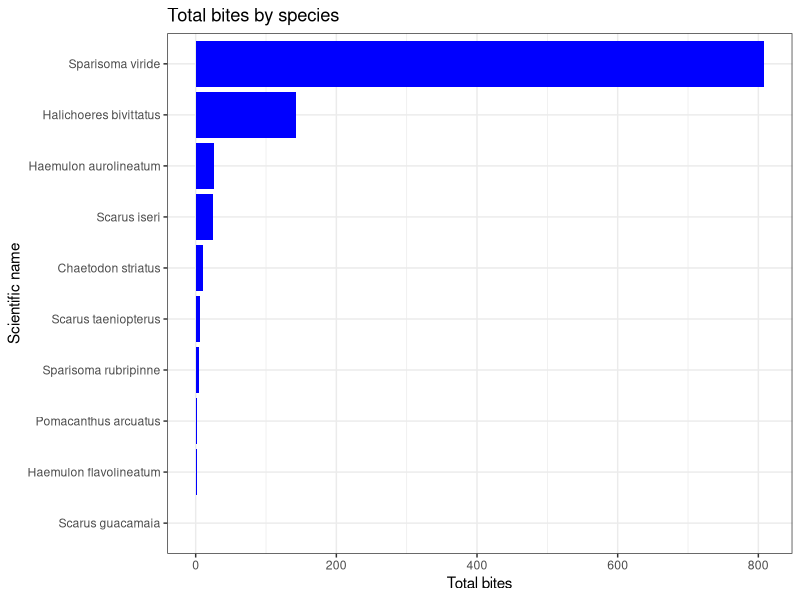
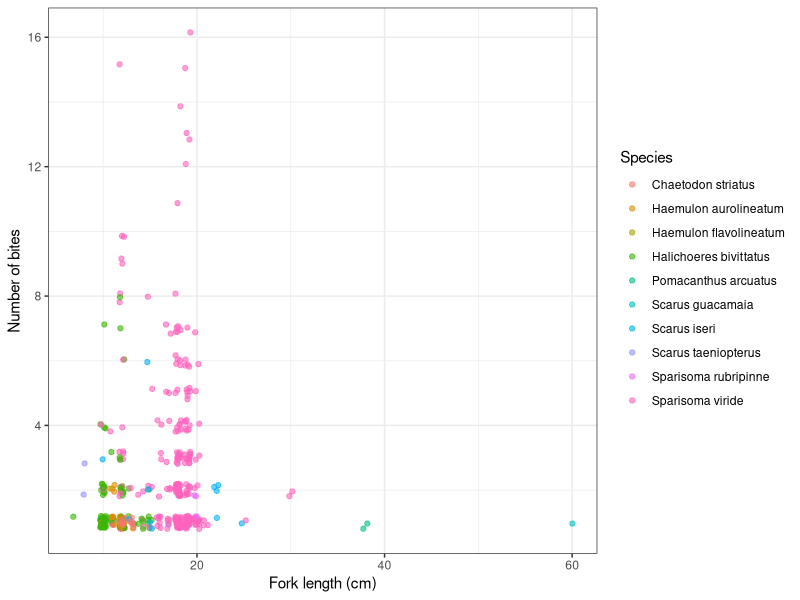
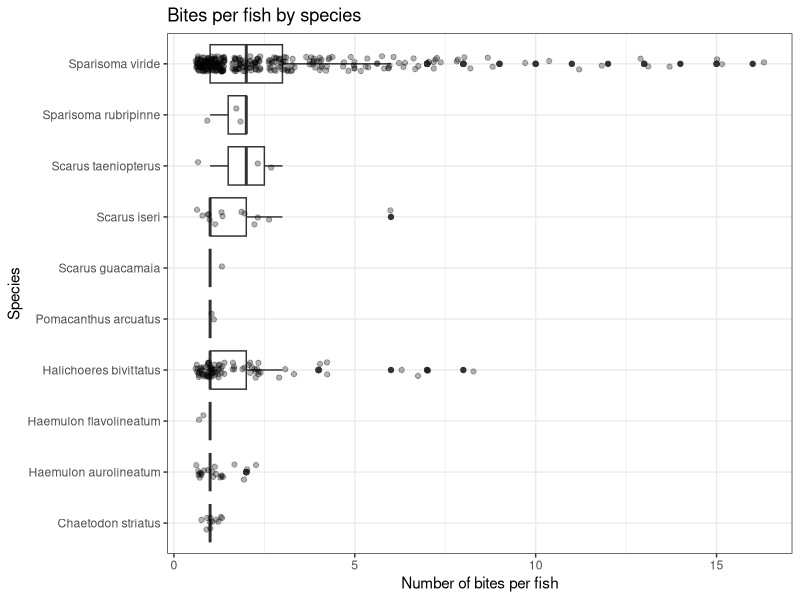
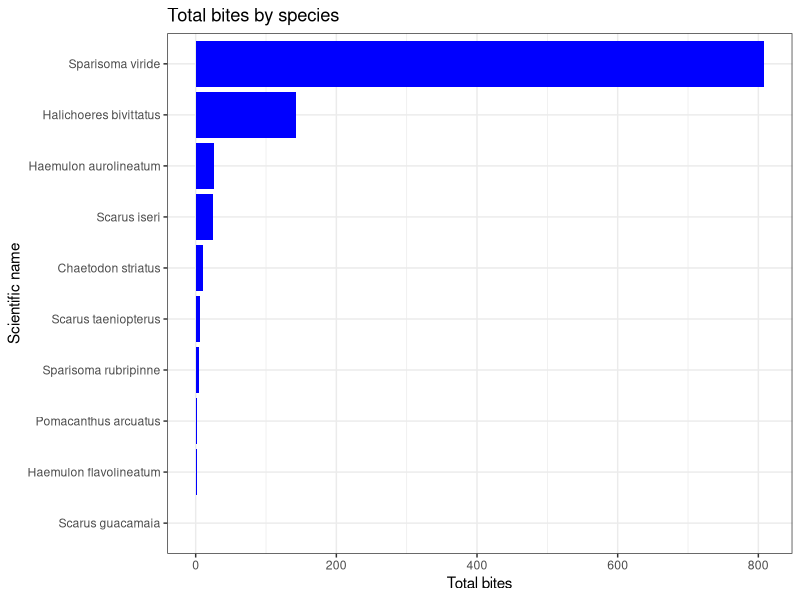
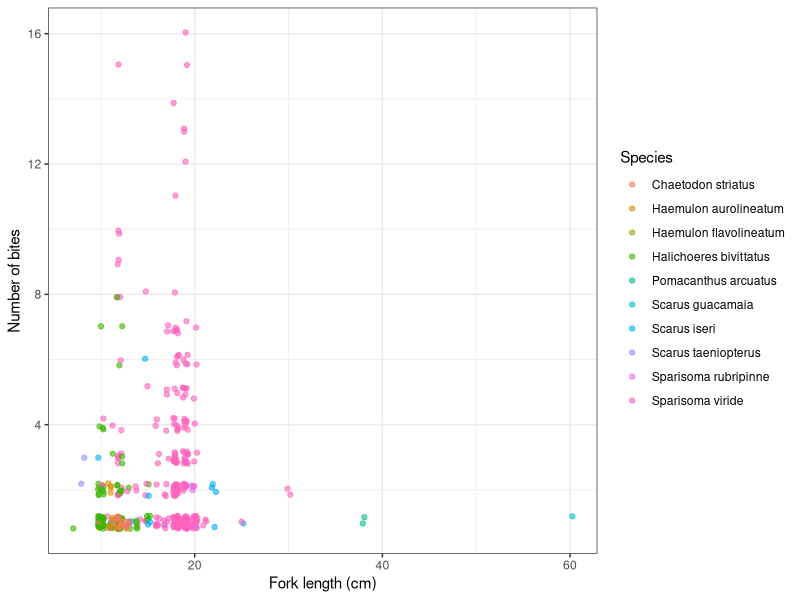
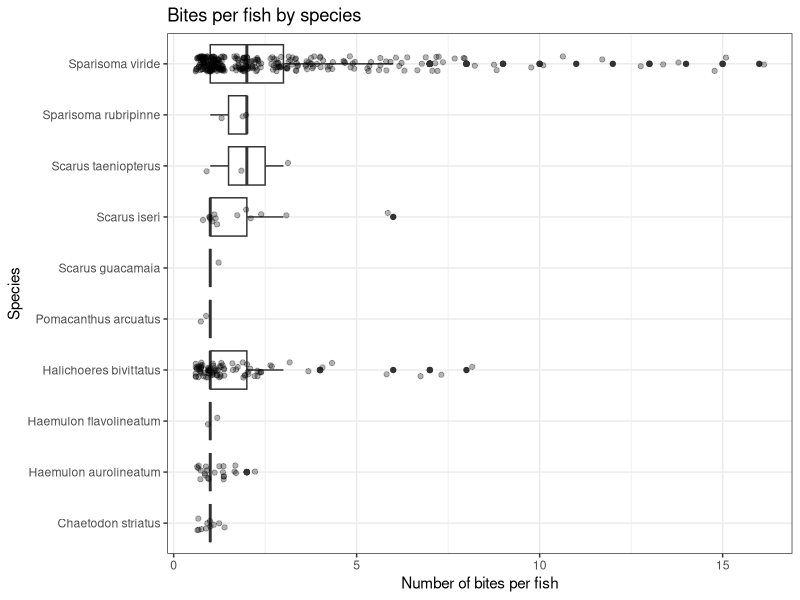

Here is the R script that generated these plots, in order:
################################################################################
#
# Victoria Lahey
# vel28@miami.edu
# 10/05/2026
#
# This script reads in fish-predation data collected on Porites astreoides coral
# fragments using Coral City Camera footage. This script cleans the data into a 
# tidy format using dplyr and tidyr,summarizes predation events by fish species, 
# and exports the clean data as a .csv file for later use. 

################################################################################

# SET UP #######################################################################

## Load packages ---------------------------------------------------------------
library(tidyverse)

# PROCESSING ###################################################################

## Load data -------------------------------------------------------------------
predation_summary <- read_csv("data/processed/bite_summary.csv")
predation <- read_csv("data/processed/fish_predation.csv")


# VISUALIZE ####################################################################

## Build plots -----------------------------------------------------------------

### Plot 1: Total bites by species
p1 <- ggplot(data = predation_summary,
             mapping = aes(x = total_bites,
             y = fct_reorder(scientific_name, total_bites))) + ##orders by total
  geom_col(fill = "blue") +
  labs(x = "Total bites", y = "Scientific name",
       title = "Total bites by species") +
  theme_bw()
p1


### Plot 2: Mean bites by fish size class
p2 <- ggplot(data = predation,
       mapping = aes(x = fork_length_cm, y = number_of_bites,
           color = scientific_name)) +
  geom_jitter(alpha = 0.6, width = 0.3, height = 0.2) +
  labs(x = "Fork length (cm)", y = "Number of bites", color = "Species") +
  theme_bw() 
p2


### Plot 3: Bites per fish by species
p3 <- ggplot(data = predation,
       mapping = aes(x = number_of_bites,
                     y = scientific_name)) +
  geom_boxplot() +
  geom_jitter(height = 0.15, alpha = 0.3) +
  labs(x = "Number of bites per fish", y = "Species",
       title = "Bites per fish by species") +
  theme_bw()
p3


# EXPORT #######################################################################
## Export the 3 plots made -----------------------------------------------------

ggsave(plot = p1,
       filename = "results/img/total_bites_by_species.png",
       width = 8,
       height = 10)

ggsave(plot = p2,
       filename = "results/img/mean_bites_by_fish_size.png",
       width = 8,
       height = 10)

ggsave(plot = p3, 
       filename = "results/img/bites_per_fish.png",
       width = 8,
       height = 10)
